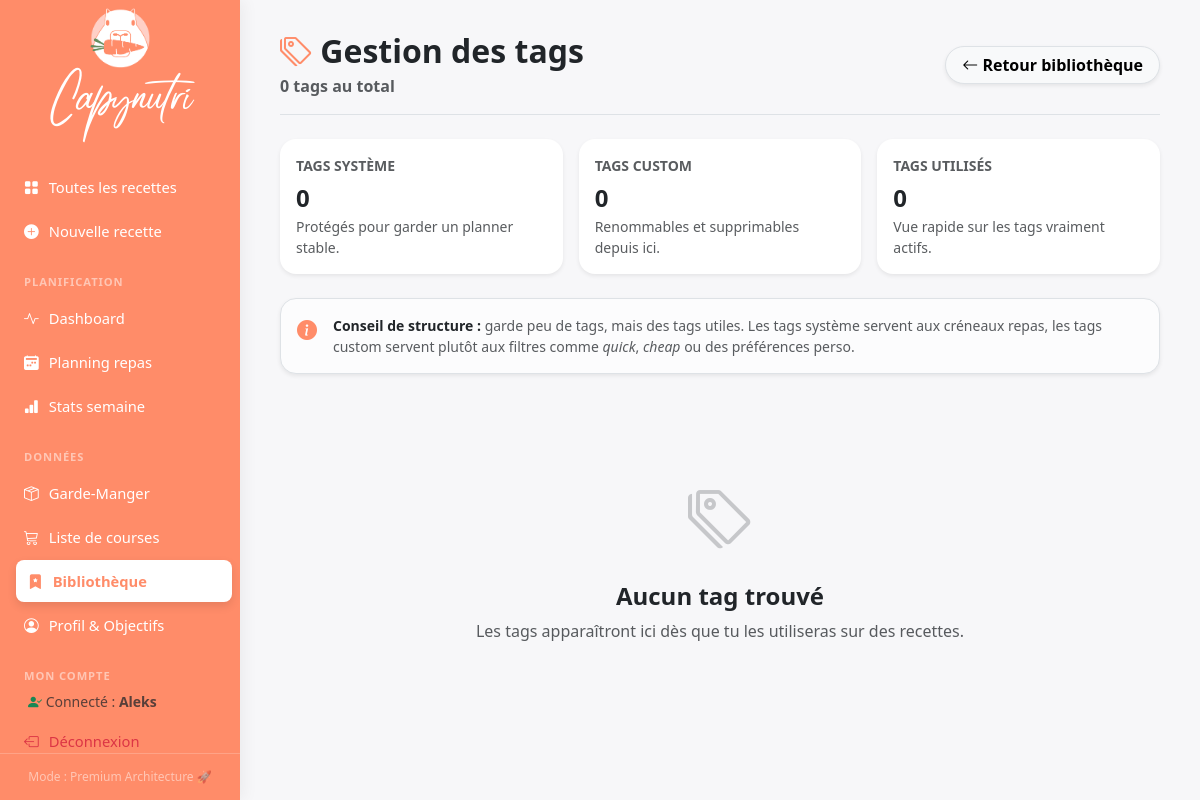
The app's page /library/tags (signed in), older data.
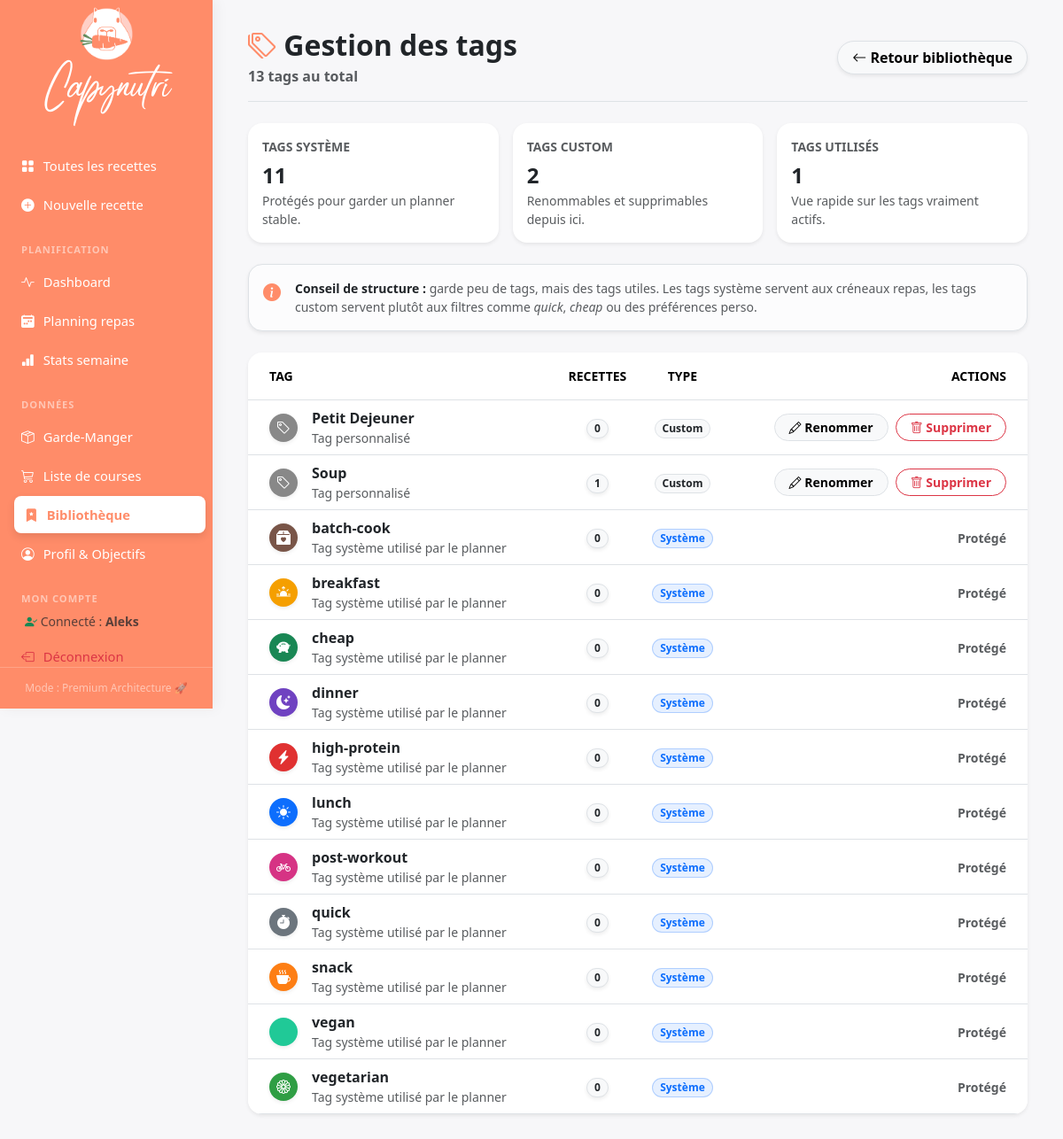
The same page, newer data.
### tables this page shows
CREATE TABLE tags (
                id    INTEGER PRIMARY KEY AUTOINCREMENT,
                name  TEXT NOT NULL UNIQUE,
                color TEXT DEFAULT '#888888',
                icon  TEXT DEFAULT 'bi-tag'
            );

### routes/library.py (the view, shortened to what this page needs)
@library_bp.route("/library/tags", methods=["GET", "POST"])
@login_required
def library_tags():
    return render_template("tags.html", tags=crud.list_tags_with_usage())

### app.py (called while the page is built)
@login_manager.user_loader
def load_user(user_id):
    return crud.get_user_by_id(int(user_id))

@app.before_request
def require_login():
    if request.endpoint in PUBLIC_ENDPOINTS or current_user.is_authenticated:
        return None
    if request.endpoint:
        return redirect(url_for('auth.login'))
    return None

### crud.py (called while the page is built)
def get_user_by_id(user_id: int) -> Optional[User]:
    with get_connection() as conn:
        row = conn.execute("SELECT * FROM users WHERE id = ?", (user_id,)).fetchone()
        return User(id=row["id"], username=row["username"], password_hash=row["password_hash"]) if row else None

def list_tags_with_usage() -> list[dict]:
    with get_connection() as conn:
        rows = conn.execute(
            """
            SELECT t.id, t.name, t.color, t.icon, COUNT(rt.recipe_id) AS recipe_count
            FROM tags t
            LEFT JOIN recipe_tags rt ON rt.tag_id = t.id
            GROUP BY t.id
            ORDER BY t.name
            """
        ).fetchall()
        tags = []
        for row in rows:
            tag = dict(row)
            tag["is_default"] = tag["name"] in DEFAULT_TAG_NAMES
            tags.append(tag)
        return tags

### templates/tags.html (shortened to what the changed rows need)
{% extends "base.html" %}
{% block content %}
<div class="d-flex flex-column flex-md-row justify-content-between align-items-md-center mb-4 pb-3 border-bottom gap-3">
  <div>
    <h2 class="mb-1 fw-bold text-dark">
      <i class="bi bi-tags text-accent"></i> Gestion des tags
    </h2>
    <span class="text-muted fw-bold">{{ tags|length }} tag{{ 's' if tags|length != 1 }} au total</span>
  </div>
</div>
<div class="row g-3 mb-4">
  <div class="col-md-4">
    <div class="card border-0 shadow-sm rounded-4 bg-white h-100">
      <div class="card-body p-3">
        <div class="small text-muted text-uppercase fw-bold mb-1">Tags système</div>
        <div class="fw-bold fs-4 text-dark">{{ tags | selectattr('is_default') | list | length }}</div>
        <div class="small text-muted">Protégés pour garder un planner stable.</div>
      </div>
    </div>
  </div>
  <div class="col-md-4">
    <div class="card border-0 shadow-sm rounded-4 bg-white h-100">
      <div class="card-body p-3">
        <div class="small text-muted text-uppercase fw-bold mb-1">Tags custom</div>
        <div class="fw-bold fs-4 text-dark">{{ tags | rejectattr('is_default') | list | length }}</div>
        <div class="small text-muted">Renommables et supprimables depuis ici.</div>
      </div>
    </div>
  </div>
  <div class="col-md-4">
    <div class="card border-0 shadow-sm rounded-4 bg-white h-100">
      <div class="card-body p-3">
        <div class="small text-muted text-uppercase fw-bold mb-1">Tags utilisés</div>
        <div class="fw-bold fs-4 text-dark">{{ tags | selectattr('recipe_count') | list | length }}</div>
        <div class="small text-muted">Vue rapide sur les tags vraiment actifs.</div>
      </div>
    </div>
  </div>
</div>
{% if tags %}
<div class="card border-0 shadow-sm rounded-4 overflow-hidden bg-white">
  <div class="table-responsive">
    <table class="table align-middle mb-0">
      <thead class="bg-light text-uppercase small fw-bold text-muted">
        <tr>
          <th class="ps-4 py-3 border-0">Tag</th>
          <th class="py-3 border-0 text-center">Recettes</th>
          <th class="py-3 border-0 text-center">Type</th>
          <th class="pe-4 py-3 border-0 text-end">Actions</th>
        </tr>
      </thead>
      <tbody class="border-top">
        {% for tag in tags %}
        <tr>
          <td class="ps-4">
            <div class="d-flex align-items-center gap-3">
              <span class="d-inline-flex align-items-center justify-content-center rounded-circle text-white shadow-sm"
                    style="width: 2rem; height: 2rem; background-color: {{ tag.color or '#6c757d' }};">
                <i class="bi {{ tag.icon or 'bi-tag-fill' }}"></i>
              </span>
              <div>
                <div class="fw-bold text-dark">{{ tag.name }}</div>
                {% if tag.is_default %}
                <div class="small text-muted">Tag système utilisé par le planner</div>
                {% else %}
                <div class="small text-muted">Tag personnalisé</div>
                {% endif %}
              </div>
            </div>
          </td>
          <td class="text-center">
            <span class="badge rounded-pill bg-light text-dark border fw-bold shadow-sm">
              {{ tag.recipe_count }}
            </span>
          </td>
          <td class="text-center">
            <span class="badge rounded-pill {{ 'bg-primary bg-opacity-10 text-primary border border-primary border-opacity-25' if tag.is_default else 'bg-light text-dark border' }}">
              {{ 'Système' if tag.is_default else 'Custom' }}
            </span>
          </td>
          <td class="pe-4 text-end">
            {% if tag.is_default %}
            <span class="text-muted small fw-bold">Protégé</span>
            {% else %}
            <div class="d-inline-flex gap-2">
              <button type="button"
                      class="btn btn-sm btn-light border rounded-pill fw-bold px-3"
                      onclick='openRenameModal({{ tag.id }}, {{ tag.name|tojson }})'>
                <i class="bi bi-pencil"></i> Renommer
              </button>
              <form method="post" action="{{ url_for('library.library_tags') }}" class="d-inline">
                <button type="button"
                        class="btn btn-sm btn-outline-danger rounded-pill fw-bold px-3"
                        onclick='confirmDeleteTag(this.form, {{ tag.name|tojson }}, {{ tag.recipe_count }})'>
                  <i class="bi bi-trash"></i> Supprimer
                </button>
              </form>
            </div>
            {% endif %}
          </td>
        </tr>
        {% endfor %}
      </tbody>
    </table>
  </div>
</div>
{% else %}
<div class="text-center py-5 my-5">
  <i class="bi bi-tags text-muted" style="font-size: 4rem; opacity: 0.3;"></i>
  <h4 class="fw-bold text-dark mt-3">Aucun tag trouvé</h4>
  <p class="text-muted">Les tags apparaîtront ici dès que tu les utiliseras sur des recettes.</p>
</div>
{% endif %}
{% endblock %}

Row changes from the older to the newer data that the page shows:
added tags: name "Petit Dejeuner", shows "Tag personnalisé", recipe_count "0", is_default "Custom"
added tags: name "Soup", shows "Tag personnalisé", recipe_count "1", is_default "Custom"
added tags: name "batch-cook", shows "Tag système utilisé par le planner", recipe_count "0", is_default "Système", shows "Protégé", color "#795548" (drawn)
added tags: name "breakfast", shows "Tag système utilisé par le planner", recipe_count "0", is_default "Système", shows "Protégé", color "#f59f00" (drawn)
added tags: name "cheap", shows "Tag système utilisé par le planner", recipe_count "0", is_default "Système", shows "Protégé", color "#198754" (drawn)
added tags: name "dinner", shows "Tag système utilisé par le planner", recipe_count "0", is_default "Système", shows "Protégé", color "#6f42c1" (drawn)
added tags: name "high-protein", shows "Tag système utilisé par le planner", recipe_count "0", is_default "Système", shows "Protégé", color "#e03131" (drawn)
added tags: name "lunch", shows "Tag système utilisé par le planner", recipe_count "0", is_default "Système", shows "Protégé", color "#0d6efd" (drawn)
added tags: name "post-workout", shows "Tag système utilisé par le planner", recipe_count "0", is_default "Système", shows "Protégé", color "#d63384" (drawn)
added tags: name "quick", shows "Tag système utilisé par le planner", recipe_count "0", is_default "Système", shows "Protégé", color "#6c757d" (drawn)
added tags: name "snack", shows "Tag système utilisé par le planner", recipe_count "0", is_default "Système", shows "Protégé", color "#fd7e14" (drawn)
added tags: name "vegan", shows "Tag système utilisé par le planner", recipe_count "0", is_default "Système", shows "Protégé", color "#20c997" (drawn)
added tags: name "vegetarian", shows "Tag système utilisé par le planner", recipe_count "0", is_default "Système", shows "Protégé", color "#2f9e44" (drawn)
Text that changed along with them:
{{ tags|length }}: "0" → "13"
{{ tags | selectattr('is_default') | list | length }}: "0" → "11"
{{ tags | rejectattr('is_default') | list | length }}: "0" → "2"
{{ tags | selectattr('recipe_count') | list | length }}: "0" → "1"
text no longer shown: "Aucun tag trouvé Les tags apparaîtront ici dès que tu les utiliseras sur des recettes."
text now shown: "TAG RECETTES TYPE ACTIONS"
